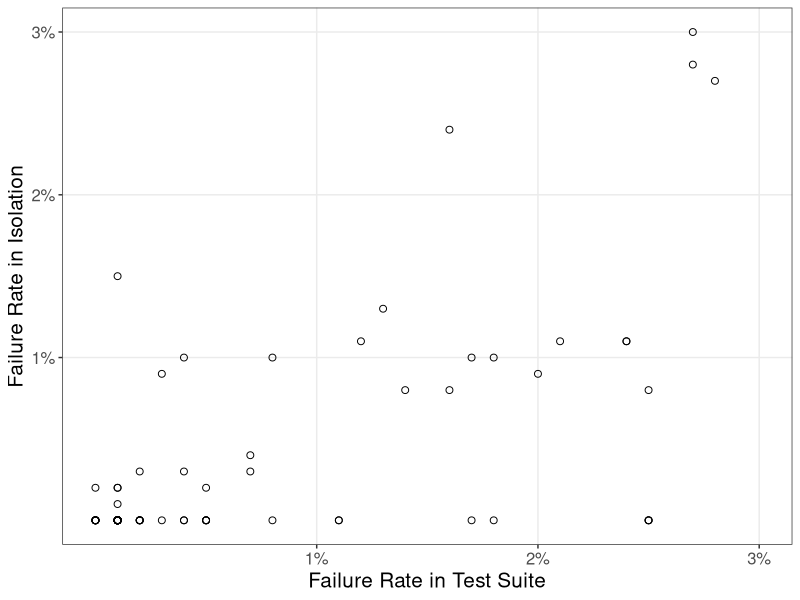

Write the R code that produced this figure.
# script to create Figure fig:tso-flakiness-rate

library(ggplot2)
library(scales)

plot.data=read.table(file="no-outlier-simplified.csv",sep=',',header=TRUE)
plot.data[,2] <- as.numeric(gsub("%", "",plot.data[,2]))/100
plot.data[,3] <- as.numeric(gsub("%", "",plot.data[,3]))/100

scatterplot <- ggplot(plot.data,aes(x=TSO_flake_rate,y=ISO_flake_rate)) +
	       theme_bw() +
	       theme(text=element_text(size=15),panel.grid.minor=element_blank()) +
	       geom_point(shape=1,size=2) +
	       scale_x_continuous(name="Failure Rate in Test Suite",labels=scales::percent_format(accuracy=1),breaks=c(.01,.02,.03),limits=c(0,.03)) +
	       scale_y_continuous(name="Failure Rate in Isolation",labels=scales::percent_format(accuracy=1),breaks=c(.01,.02,.03),limits=c(0,.03))
ggsave(plot=scatterplot,filename="RateTSOtests.svg",width=3.5,height=3.5)